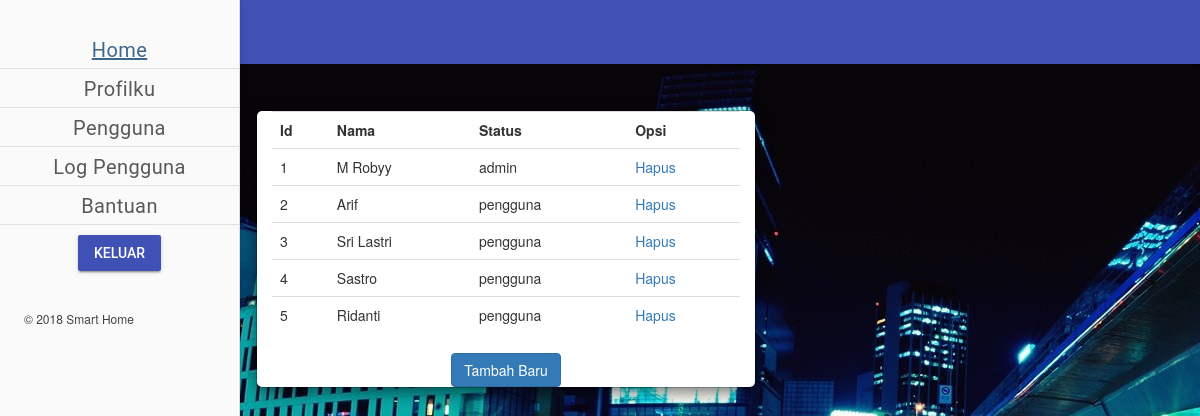
Screenshot of /user.php (signed in) with the database file from the repository.
### tables this page shows
CREATE TABLE `users` (
  `id` int(11) NOT NULL,
  `nama` varchar(128) NOT NULL,
  `uid` varchar(128) NOT NULL,
  `pwd` varchar(1000) NOT NULL,
  `status` varchar(10) DEFAULT NULL
);

### user.php (the view, shortened to what this page needs)
<?php
if ( isset($_SESSION['id']) || isset($_SESSION['nama']) || isset($_SESSION['status']) || isset($_SESSION['pwd'])) {
	$status = $_SESSION['status'];
}
else {
    $_SESSION['message'] = "Kamu harus login untuk melihat halaman ini!";
    header("location: index.php");
}
?>
<!DOCTYPE html>
<html>
<head>
	<link href="material.min.css" rel="stylesheet">
	<link href="styles.css" rel="stylesheet">
	<link href="bootstrap.css" rel="stylesheet">
	<link href="bootstrap-switch.css" rel="stylesheet">
	<link rel="stylesheet" href="https://code.getmdl.io/1.3.0/material.indigo-pink.min.css">
	<link rel="stylesheet" href="css/normalize.css">
	<link rel="stylesheet" href="css/styles.css">
</head>
<body>
<div class="mdl-layout mdl-js-layout mdl-layout--fixed-header mdl-layout--fixed-drawer">
  <header class="mdl-layout__header">
    <div class="mdl-layout__header-row">
      <span class="mdl-layout-title">Daftar Pengguna</span>
    </div>
  </header>
 <div class="mdl-layout__drawer">
	<a href="profile.php" class="mdl-navigation__link beranda">
    <span class="mdl-layout-title"><br/><br/>Home </span>
    </a>
	<a href="profilku.php" class="mdl-navigation__link beranda">
    <span class="mdl-layout-title">Profilku </span>
    </a>
	<?php if ($status=='admin'){
    echo '<a href="user.php" class="mdl-navigation__link beranda"><span class="mdl-layout-title">Pengguna </span></a>'; }
	?>
		<?php if ($status=='admin'){
    echo '<a href="log.php" class="mdl-navigation__link beranda"><span class="mdl-layout-title">Log Pengguna </span></a>'; }
	?>
	<a href="bantuan.php" class="mdl-navigation__link beranda">
    <span class="mdl-layout-title">Bantuan</span>
    </a>
	<center>
	<form action="logout.php">
		<button class="mdl-button mdl-js-button mdl-button--raised mdl-button--colored" name="login" type="submit">Keluar</button>
		</form>
	</center>
    <nav class="mdl-navigation">
      <div class="menu-kiri-bagian-bawah">
        <div class="menu-kiri-list-bawah menu-kiri-link-bawah">&copy; 2018 Smart Home
		</div>
      </div>
    </nav>
  </div>
  <main class="mdl-layout__content">
    <div class="page-content">
      <div class="mdl-grid">
        <div class="mdl-cell mdl-cell--6-col">
		<div class="modal-dialog">
        <div class="modal-content col-md-10">
		 <form action="tambahuser.php" method="post">
	<table border="0" class="table">
		<tr>
			<th>Id</th>
			<th>Nama</th>
			<th>Status</th>
			<th>Opsi</th>
		</tr>
		<?php
		$con=mysqli_connect('localhost','root','','raspberry');
		$search="select * from users";
		$query_mysql = mysqli_query($con, $search);
		while($data = mysqli_fetch_array($query_mysql)){
		?>
		<tr>
			<td><?php echo $data['id']; ?></td>
			<td><?php echo $data['nama']; ?></td>
			<td><?php echo $data['status']; ?></td>
			<td>
				<a href="hapus.php?id=<?php echo $data['id']; ?>">Hapus</a>
			</td>
		</tr>
		<?php } ?>
	</table>
         <center>
<input type="submit" id="btn-pwd" name="tambah" value="Tambah Baru" class="btn btn-primary">
</form> </center>
</div>
        </div>
      </div>
    </div>
  </main>
</div>
</body>
</html>

### styles.css (style rules this page uses)
body { background-image: url(../img/background.jpg); background-attachment: cover; }
.mdl-layout__content { width:100%; height: 100vh; }
.beranda, .garis-bawah, .garis-bawah-di-status { padding-bottom: 8px; border-bottom: 1px solid #ddd; margin-bottom: 10px; }
.beranda { text-align: center; }
.menu-kiri-list-bawah, a.menu-kiri-link-bawah { font-size: 12px; line-height: 16px; -webkit-box-flex: none; -webkit-flex: none; flex: none; margin: 24px 0 -15px 24px; text-decoration: none; }

### css/styles.css (style rules this page uses)
body { background-image: url(../img/background.jpg); object-fit: cover; }
.mdl-layout__content { width:100%; height: 100vh; }
.beranda, .garis-bawah, .garis-bawah-di-status { padding-bottom: 8px; border-bottom: 1px solid #ddd; margin-bottom: 10px; }
.beranda { text-align: center; }
.menu-kiri-list-bawah, a.menu-kiri-link-bawah { font-size: 12px; line-height: 16px; -webkit-box-flex: none; -webkit-flex: none; flex: none; margin: 24px 0 -15px 24px; text-decoration: none; }

### user.php (style rules this page uses)
table { background:#fff!important;max-width:600px;width:100%; }

### rows the page displays
users: id "1", nama "M Robyy", status "admin"
users: id "2", nama "Arif", status "pengguna"
users: id "3", nama "Sri Lastri", status "pengguna"
users: id "4", nama "Sastro", status "pengguna"
users: id "5", nama "Ridanti", status "pengguna"
